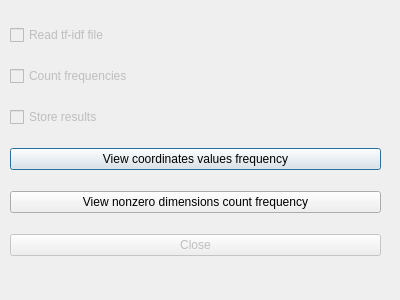
<?xml version="1.0" encoding="UTF-8"?>
<ui version="4.0">
 <class>HistogramDialog</class>
 <widget class="QDialog" name="HistogramDialog">
  <property name="geometry">
   <rect>
    <x>0</x>
    <y>0</y>
    <width>400</width>
    <height>300</height>
   </rect>
  </property>
  <property name="windowTitle">
   <string>Dialog</string>
  </property>
  <widget class="QWidget" name="">
   <property name="geometry">
    <rect>
     <x>10</x>
     <y>10</y>
     <width>371</width>
     <height>261</height>
    </rect>
   </property>
   <layout class="QVBoxLayout" name="verticalLayout">
    <item>
     <widget class="QCheckBox" name="cbxRead">
      <property name="enabled">
       <bool>false</bool>
      </property>
      <property name="text">
       <string>Read tf-idf file</string>
      </property>
     </widget>
    </item>
    <item>
     <widget class="QCheckBox" name="cbxCount">
      <property name="enabled">
       <bool>false</bool>
      </property>
      <property name="text">
       <string>Count frequencies</string>
      </property>
     </widget>
    </item>
    <item>
     <widget class="QCheckBox" name="cbxWrite">
      <property name="enabled">
       <bool>false</bool>
      </property>
      <property name="text">
       <string>Store results</string>
      </property>
     </widget>
    </item>
    <item>
     <widget class="QPushButton" name="btnCoordsHist">
      <property name="text">
       <string>View coordinates values frequency</string>
      </property>
     </widget>
    </item>
    <item>
     <widget class="QPushButton" name="btnDimsHist">
      <property name="text">
       <string>View nonzero dimensions count frequency</string>
      </property>
     </widget>
    </item>
    <item>
     <widget class="QPushButton" name="btnClose">
      <property name="enabled">
       <bool>false</bool>
      </property>
      <property name="text">
       <string>Close</string>
      </property>
     </widget>
    </item>
   </layout>
  </widget>
 </widget>
 <resources/>
 <connections/>
</ui>
